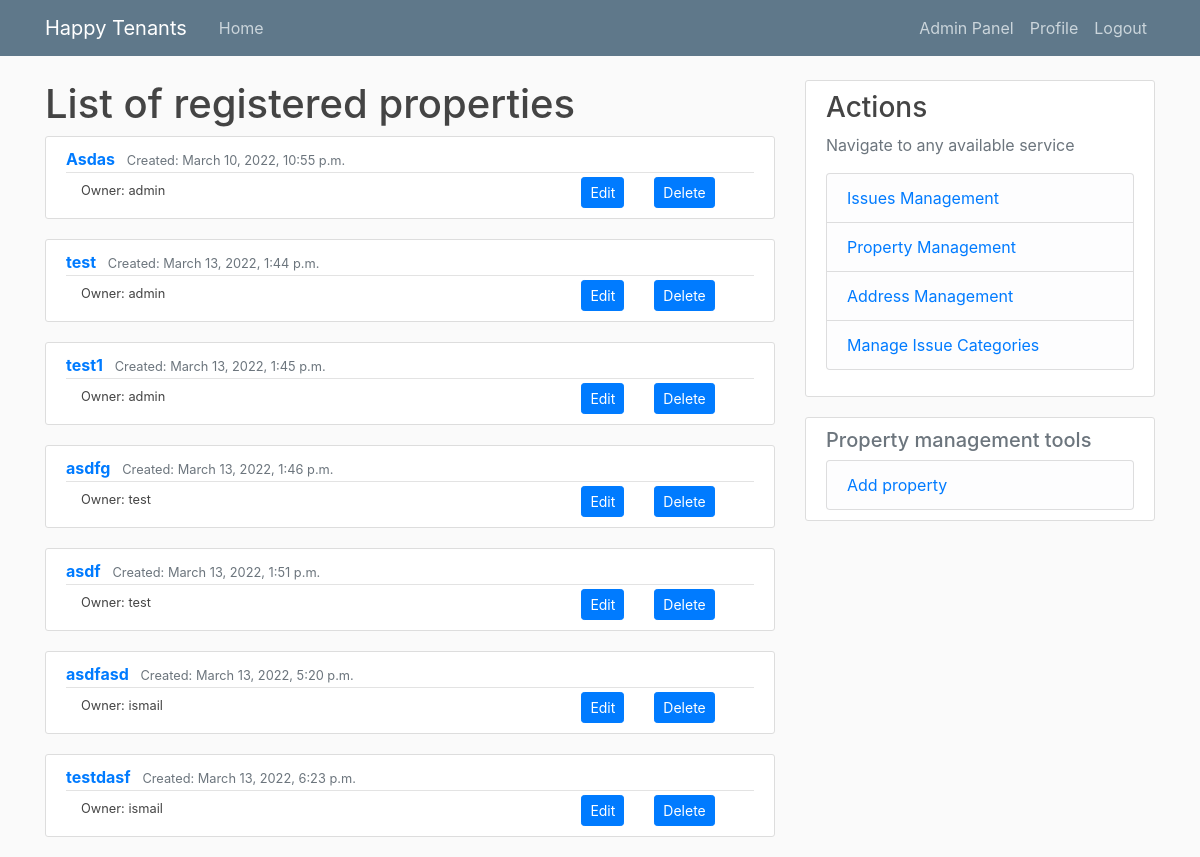
The app's page /properties/ (signed in), older data.
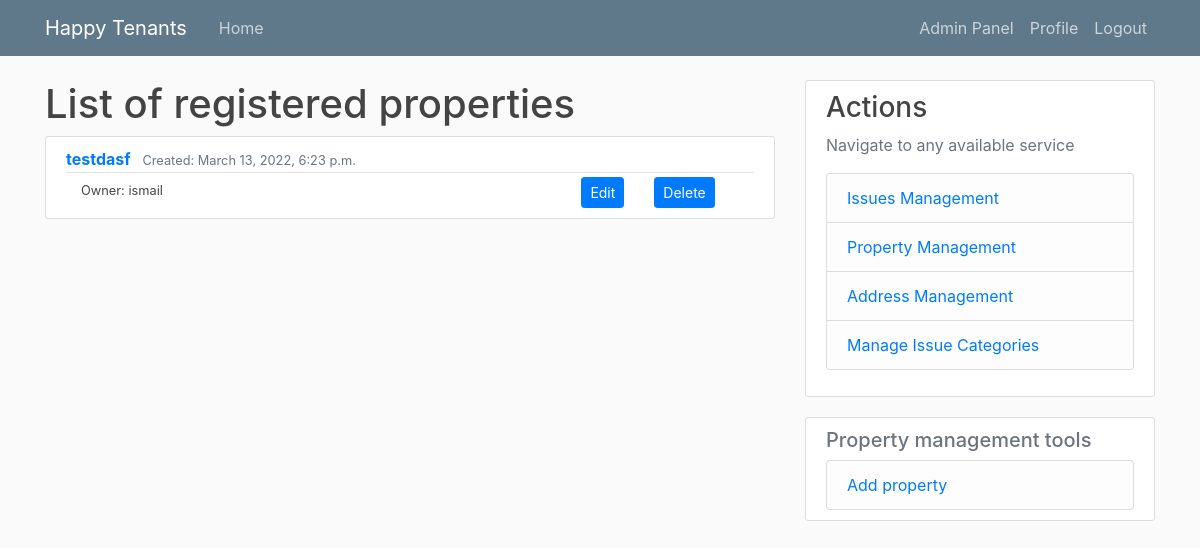
The same page, newer data.
### tenant_mgmt/models.py (models this page shows, shortened)
class Property(models.Model):
    name = models.CharField(max_length=50, null=True)
    address = models.ForeignKey(Address, on_delete=models.CASCADE, null=True, related_name="address_properties_set")
    owner = models.ForeignKey(User, on_delete=models.SET_NULL, related_name="owner_property_set", null=True, blank=True)
    tenants = models.ManyToManyField(User, related_name="tenant_property_set", blank=True)
    dateAdded = models.DateTimeField(auto_now_add=True)

### tenant_mgmt/views.py (the view)
# urls.py: path('properties/', PropertiesListView.as_view(), name='properties'),
@method_decorator([login_required, manager_requred], name='dispatch')
class PropertiesListView(ListView):
    model = Property
    template_name = 'tnt_mgmt/property/list.html'
    context_object_name = 'properties'

### tenant_mgmt/templatetags/extra_filters.py (called while the page is built)
@register.filter(name='has_groups')
def has_groups(user, group_names):
    groups = list(group_names.split('|'))
    userGroups = user.groups.all()
    for groupName in groups:
        group = Group.objects.get(name=groupName)
        if group in userGroups:
            return True
    return False

@register.filter(name='is_active')
def is_active(user):
    return len(user.groups.all()) > 0

### tenant_mgmt/templates/tnt_mgmt/property/list.html
{% extends "./base.html" %}
{% block content %}
    <h1>List of registered properties</h1>
    {% for property in properties %}
        <article class="media content-section">
            <div class="media-body">
              <div class="article-metadata">
                <a class="mr-2" href="{% url 'propertyDetails' property.id %}"> <b> {{ property.name }} </b></a>
                <small class="text-muted"
                  >Created: {{ property.dateAdded}}</small>
              </div>
              <div class="container">
                <div class="row">
                  <div class="col">
                    <small><a class="article-title" href="#">Owner: {{ property.owner.username }}</a></small>
                  </div>
                  <div class="col-md-auto">
                    <a class="btn btn-primary btn-sm" href="{% url 'propertyEdit' property.id %}" role="button">Edit</a>
                  </div>
                  <div class="col col-lg-2">
                    <a class="btn btn-primary btn-sm" href="{% url 'propertyDelete' property.id %}" role="button">Delete</a>
                  </div>
                </div>
              </div>
            </div>
          </article>
    {% empty %}
        <small>Empty</small>
    {% endfor %}
{% endblock content %}

Row changes from the older to the newer data that the page shows:
removed Property: name "Asdas", dateAdded "March 10, 2022, 10:55 p.m.", owner.username "admin"
removed Property: name "test", dateAdded "March 13, 2022, 1:44 p.m.", owner.username "admin"
removed Property: name "test1", dateAdded "March 13, 2022, 1:45 p.m.", owner.username "admin"
removed Property: name "asdfg", dateAdded "March 13, 2022, 1:46 p.m.", owner.username "test"
removed Property: name "asdf", dateAdded "March 13, 2022, 1:51 p.m.", owner.username "test"
removed Property: name "asdfasd", dateAdded "March 13, 2022, 5:20 p.m.", owner.username "ismail"
